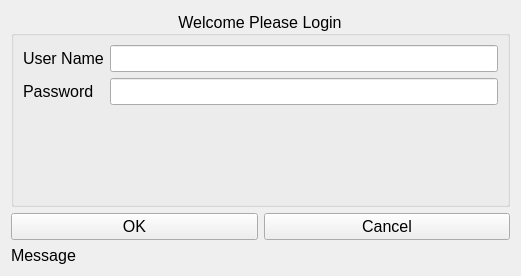
<?xml version="1.0" encoding="UTF-8"?>
<ui version="4.0">
 <class>w_LoginForm</class>
 <widget class="QWidget" name="w_LoginForm">
  <property name="geometry">
   <rect>
    <x>0</x>
    <y>0</y>
    <width>521</width>
    <height>276</height>
   </rect>
  </property>
  <property name="font">
   <font>
    <pointsize>12</pointsize>
   </font>
  </property>
  <property name="windowTitle">
   <string>Sample_Application</string>
  </property>
  <layout class="QGridLayout" name="gridLayout">
   <item row="1" column="1">
    <widget class="QPushButton" name="pb_Cancel">
     <property name="text">
      <string>Cancel</string>
     </property>
     <property name="icon">
      <iconset resource="../../Icons/Icons.qrc">
       <normaloff>:/Buttons/delete-button.png</normaloff>:/Buttons/delete-button.png</iconset>
     </property>
    </widget>
   </item>
   <item row="0" column="0" colspan="2">
    <widget class="QGroupBox" name="groupBox">
     <property name="title">
      <string>Welcome Please Login</string>
     </property>
     <property name="alignment">
      <set>Qt::AlignCenter</set>
     </property>
     <layout class="QFormLayout" name="formLayout">
      <item row="0" column="0">
       <widget class="QLabel" name="label">
        <property name="text">
         <string>User Name</string>
        </property>
       </widget>
      </item>
      <item row="0" column="1">
       <widget class="QLineEdit" name="le_UserName"/>
      </item>
      <item row="1" column="0">
       <widget class="QLabel" name="label_2">
        <property name="text">
         <string>Password</string>
        </property>
       </widget>
      </item>
      <item row="1" column="1">
       <widget class="QLineEdit" name="le_Password">
        <property name="echoMode">
         <enum>QLineEdit::Password</enum>
        </property>
       </widget>
      </item>
      <item row="2" column="0" colspan="2">
       <spacer name="verticalSpacer">
        <property name="orientation">
         <enum>Qt::Vertical</enum>
        </property>
        <property name="sizeHint" stdset="0">
         <size>
          <width>20</width>
          <height>40</height>
         </size>
        </property>
       </spacer>
      </item>
     </layout>
    </widget>
   </item>
   <item row="1" column="0">
    <widget class="QPushButton" name="pb_OK">
     <property name="text">
      <string>OK</string>
     </property>
     <property name="icon">
      <iconset resource="../../Icons/Icons.qrc">
       <normaloff>:/Buttons/check.png</normaloff>:/Buttons/check.png</iconset>
     </property>
    </widget>
   </item>
   <item row="2" column="0">
    <widget class="QLabel" name="lb_Message">
     <property name="text">
      <string>Message</string>
     </property>
    </widget>
   </item>
  </layout>
 </widget>
 <tabstops>
  <tabstop>le_UserName</tabstop>
  <tabstop>le_Password</tabstop>
  <tabstop>pb_OK</tabstop>
  <tabstop>pb_Cancel</tabstop>
 </tabstops>
 <resources>
  <include location="../../Icons/Icons.qrc"/>
 </resources>
 <connections/>
</ui>
